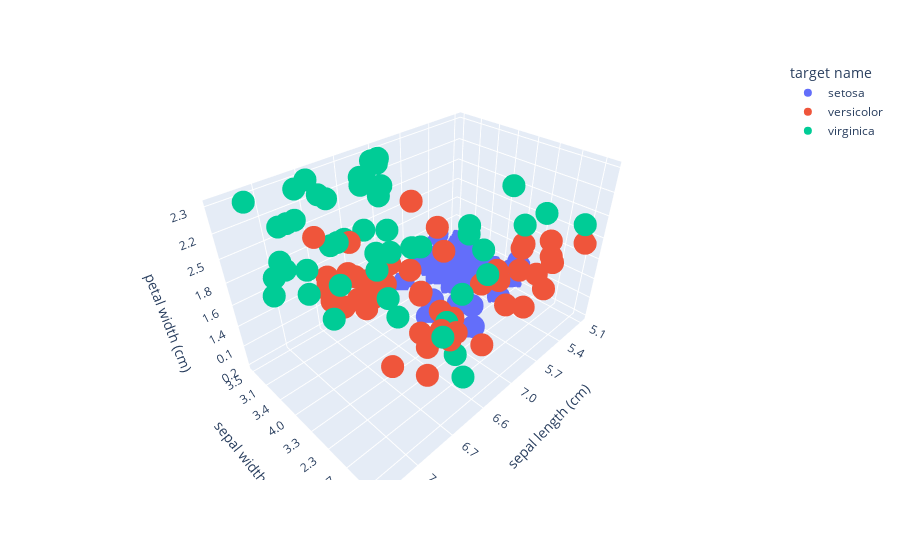

Here is the notebook cell this chart was saved with:
### Markdown cell above
Еще один вспомогательный элемент для кода, который не требует глубокого понимания -- визуализация датасета. 

В данном случае, мы, с помощью библиотеки `plotly` отрисовали все точки, содержащиеся в датасете. 

**Важное замечание**: мы отрисовали только три измерения (из четырех) -- `sepal length (cm)`, `sepal width (cm)`, `petal width (cm)`. Но даже в этих ограничениях можно увидеть, что есть некоторая "кластеризация" каждого из точек ровно в три класса, которые присутствуют в датасете. Для того, чтобы увидеть полную картину, нам необходимо воспользоваться методами для понижения размерности -- только тогда мы сможем включить в нашу визуализацию еще один параметр -- `petal length (cm)`

### Code cell
# 3d plot
fig = plt.figure(figsize=(8, 8))
fig = px.scatter_3d(df, x='sepal length (cm)', y='sepal width (cm)', z='petal width (cm)',
                    color='target name')
fig.show()

### Figure 1 — Plotly figure (JSON) as saved in the notebook; plotly's stock layout.template omitted (floating-point values rounded to 4 significant figures)
{"data": [{"hovertemplate": "target name=setosa<br>sepal length (cm)=%{x}<br>sepal width (cm)=%{y}<br>petal width (cm)=%{z}<extra></extra>", "legendgroup": "setosa", "marker": {"color": "#636efa", "symbol": "circle"}, "mode": "markers", "name": "setosa", "scene": "scene", "showlegend": true, "type": "scatter3d", "x": ["5.1", "4.9", "4.7", "4.6", "5.0", "5.4", "4.6", "5.0", "4.4", "4.9", "5.4", "4.8", "4.8", "4.3", "5.8", "5.7", "5.4", "5.1", "5.7", "5.1", "5.4", "5.1", "4.6", "5.1", "4.8", "5.0", "5.0", "5.2", "5.2", "4.7", "4.8", "5.4", "5.2", "5.5", "4.9", "5.0", "5.5", "4.9", "4.4", "5.1", "5.0", "4.5", "4.4", "5.0", "5.1", "4.8", "5.1", "4.6", "5.3", "5.0"], "y": ["3.5", "3.0", "3.2", "3.1", "3.6", "3.9", "3.4", "3.4", "2.9", "3.1", "3.7", "3.4", "3.0", "3.0", "4.0", "4.4", "3.9", "3.5", "3.8", "3.8", "3.4", "3.7", "3.6", "3.3", "3.4", "3.0", "3.4", "3.5", "3.4", "3.2", "3.1", "3.4", "4.1", "4.2", "3.1", "3.2", "3.5", "3.6", "3.0", "3.4", "3.5", "2.3", "3.2", "3.5", "3.8", "3.0", "3.8", "3.2", "3.7", "3.3"], "z": ["0.2", "0.2", "0.2", "0.2", "0.2", "0.4", "0.3", "0.2", "0.2", "0.1", "0.2", "0.2", "0.1", "0.1", "0.2", "0.4", "0.4", "0.3", "0.3", "0.3", "0.2", "0.4", "0.2", "0.5", "0.2", "0.2", "0.4", "0.2", "0.2", "0.2", "0.2", "0.4", "0.1", "0.2", "0.2", "0.2", "0.2", "0.1", "0.2", "0.2", "0.3", "0.3", "0.2", "0.6", "0.4", "0.3", "0.2", "0.2", "0.2", "0.2"]}, {"hovertemplate": "target name=versicolor<br>sepal length (cm)=%{x}<br>sepal width (cm)=%{y}<br>petal width (cm)=%{z}<extra></extra>", "legendgroup": "versicolor", "marker": {"color": "#EF553B", "symbol": "circle"}, "mode": "markers", "name": "versicolor", "scene": "scene", "showlegend": true, "type": "scatter3d", "x": ["7.0", "6.4", "6.9", "5.5", "6.5", "5.7", "6.3", "4.9", "6.6", "5.2", "5.0", "5.9", "6.0", "6.1", "5.6", "6.7", "5.6", "5.8", "6.2", "5.6", "5.9", "6.1", "6.3", "6.1", "6.4", "6.6", "6.8", "6.7", "6.0", "5.7", "5.5", "5.5", "5.8", "6.0", "5.4", "6.0", "6.7", "6.3", "5.6", "5.5", "5.5", "6.1", "5.8", "5.0", "5.6", "5.7", "5.7", "6.2", "5.1", "5.7"], "y": ["3.2", "3.2", "3.1", "2.3", "2.8", "2.8", "3.3", "2.4", "2.9", "2.7", "2.0", "3.0", "2.2", "2.9", "2.9", "3.1", "3.0", "2.7", "2.2", "2.5", "3.2", "2.8", "2.5", "2.8", "2.9", "3.0", "2.8", "3.0", "2.9", "2.6", "2.4", "2.4", "2.7", "2.7", "3.0", "3.4", "3.1", "2.3", "3.0", "2.5", "2.6", "3.0", "2.6", "2.3", "2.7", "3.0", "2.9", "2.9", "2.5", "2.8"], "z": ["1.4", "1.5", "1.5", "1.3", "1.5", "1.3", "1.6", "1.0", "1.3", "1.4", "1.0", "1.5", "1.0", "1.4", "1.3", "1.4", "1.5", "1.0", "1.5", "1.1", "1.8", "1.3", "1.5", "1.2", "1.3", "1.4", "1.4", "1.7", "1.5", "1.0", "1.1", "1.0", "1.2", "1.6", "1.5", "1.6", "1.5", "1.3", "1.3", "1.3", "1.2", "1.4", "1.2", "1.0", "1.3", "1.2", "1.3", "1.3", "1.1", "1.3"]}, {"hovertemplate": "target name=virginica<br>sepal length (cm)=%{x}<br>sepal width (cm)=%{y}<br>petal width (cm)=%{z}<extra></extra>", "legendgroup": "virginica", "marker": {"color": "#00cc96", "symbol": "circle"}, "mode": "markers", "name": "virginica", "scene": "scene", "showlegend": true, "type": "scatter3d", "x": ["6.3", "5.8", "7.1", "6.3", "6.5", "7.6", "4.9", "7.3", "6.7", "7.2", "6.5", "6.4", "6.8", "5.7", "5.8", "6.4", "6.5", "7.7", "7.7", "6.0", "6.9", "5.6", "7.7", "6.3", "6.7", "7.2", "6.2", "6.1", "6.4", "7.2", "7.4", "7.9", "6.4", "6.3", "6.1", "7.7", "6.3", "6.4", "6.0", "6.9", "6.7", "6.9", "5.8", "6.8", "6.7", "6.7", "6.3", "6.5", "6.2", "5.9"], "y": ["3.3", "2.7", "3.0", "2.9", "3.0", "3.0", "2.5", "2.9", "2.5", "3.6", "3.2", "2.7", "3.0", "2.5", "2.8", "3.2", "3.0", "3.8", "2.6", "2.2", "3.2", "2.8", "2.8", "2.7", "3.3", "3.2", "2.8", "3.0", "2.8", "3.0", "2.8", "3.8", "2.8", "2.8", "2.6", "3.0", "3.4", "3.1", "3.0", "3.1", "3.1", "3.1", "2.7", "3.2", "3.3", "3.0", "2.5", "3.0", "3.4", "3.0"], "z": ["2.5", "1.9", "2.1", "1.8", "2.2", "2.1", "1.7", "1.8", "1.8", "2.5", "2.0", "1.9", "2.1", "2.0", "2.4", "2.3", "1.8", "2.2", "2.3", "1.5", "2.3", "2.0", "2.0", "1.8", "2.1", "1.8", "1.8", "1.8", "2.1", "1.6", "1.9", "2.0", "2.2", "1.5", "1.4", "2.3", "2.4", "1.8", "1.8", "2.1", "2.4", "2.3", "1.9", "2.3", "2.5", "2.3", "1.9", "2.0", "2.3", "1.8"]}], "layout": {"legend": {"title": {"text": "target name"}, "tracegroupgap": 0}, "margin": {"t": 60}, "scene": {"domain": {"x": [0, 1], "y": [0, 1]}, "xaxis": {"title": {"text": "sepal length (cm)"}}, "yaxis": {"title": {"text": "sepal width (cm)"}}, "zaxis": {"title": {"text": "petal width (cm)"}}}}}
